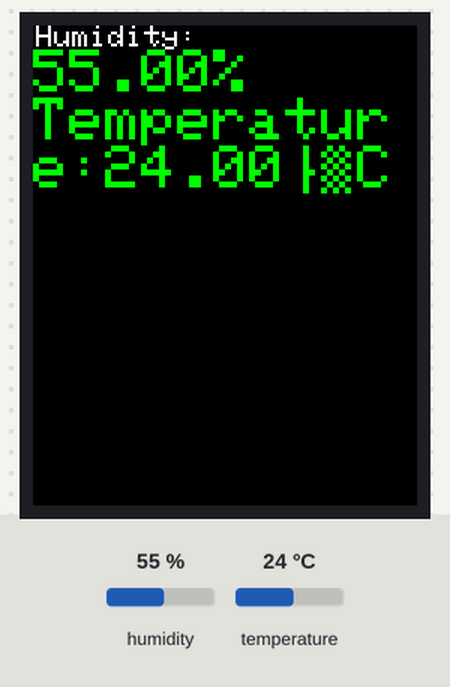
The sketch below on a simulated Arduino Uno, built with avr-gcc and run on an emulated ATmega328P. On the bench: 128×160 colour display. The test bench sets the inputs (shaded band); at power-on: humidity 55 %, temperature 24 °C. What the sketch prints to the serial monitor is not drawn.

Above: at 2.7 s.
2.8 s: humidity set to 22 %
At 5.3 s:
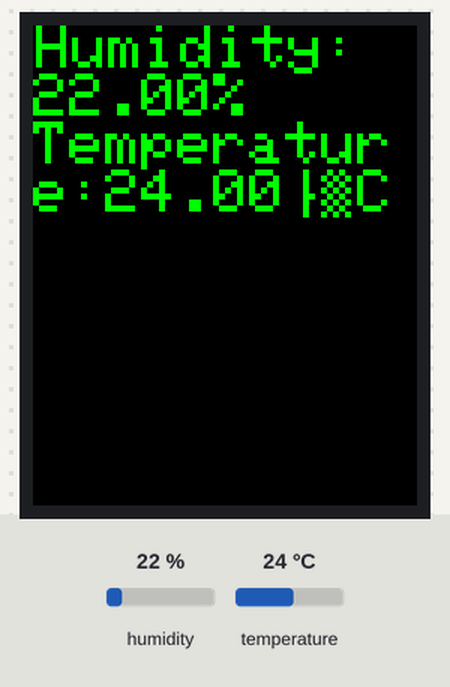
5.8 s: temperature set to 12 °C
At 7.4 s:
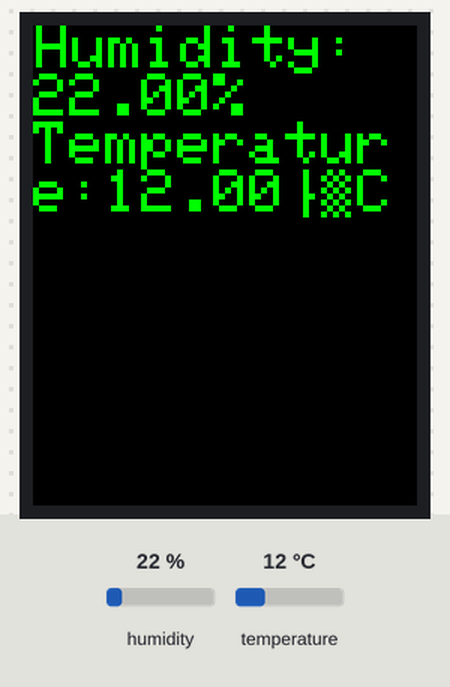
8.8 s: humidity set to 40 %
At 11.5 s:
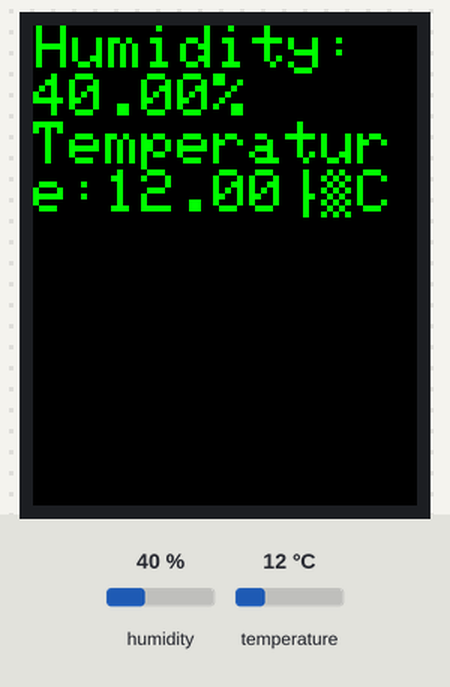
11.8 s: temperature set to 19 °C
At 13.8 s:
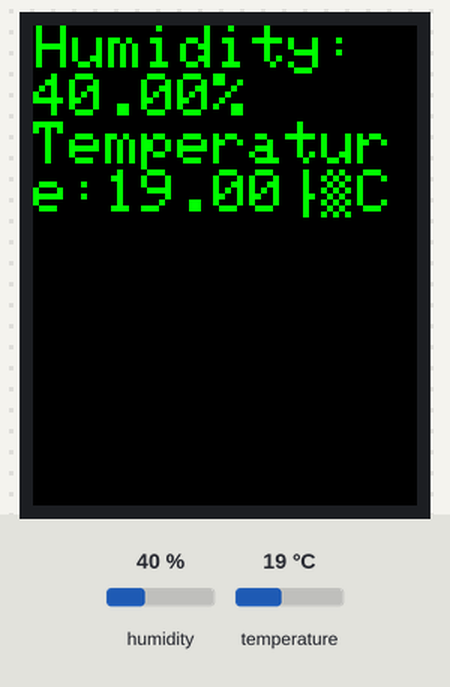
Timing chart, 0 to 15.3 s (numbered marks = the images above; inputs shaded):
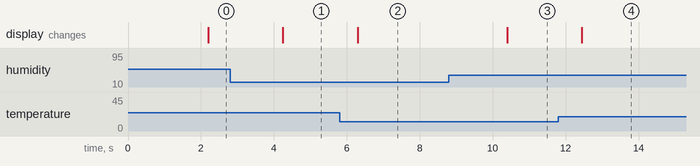

Measured:
- after the input at 2.8 s, the display: changes after 1.4 s (image 1)
- after the input at 5.8 s, the display: changes after 0.50 s (image 2)
- after the input at 8.8 s, the display: changes after 1.6 s (image 3)
- after the input at 11.8 s, the display: changes after 0.65 s (image 4)

The sketch:

Temp_on_LCD.ino
```cpp
#include "DHT.h"
#define DHTPIN 4
#define DHTTYPE DHT11

#include <Adafruit_GFX.h>
#include <Adafruit_ST7735.h>
#include <SPI.h>

#define TFT_CS     12
#define TFT_RST    14
#define TFT_DC     13
#define TFT_SCLK   22
#define TFT_MOSI   21
Adafruit_ST7735 tft  = Adafruit_ST7735(TFT_CS, TFT_DC, TFT_MOSI, TFT_SCLK, TFT_RST);

DHT dht(DHTPIN, DHTTYPE);

void setup() {
  dht.begin();
Serial.begin(115200);
Serial.print("ST7735 TFT grafics test");
tft.initR(INITR_BLACKTAB);
Serial.println("Initializing.....");
tft.setTextWrap(true);

}
void loop() {
    delay(2000);

  float h = dht.readHumidity();

  float t = dht.readTemperature();

  tft.fillScreen(ST7735_BLACK);
  tft.setCursor(1, 0);
  tft.println("Humidity:");
  tft.setTextColor(ST7735_GREEN);
  tft.setTextSize(2);
  tft.print(h);
  tft.println("%");
  tft.print("Temperature:");
  tft.setTextColor(ST7735_GREEN);
  tft.setTextSize(2);
  tft.print(t);
  tft.print("°C");

}
```
